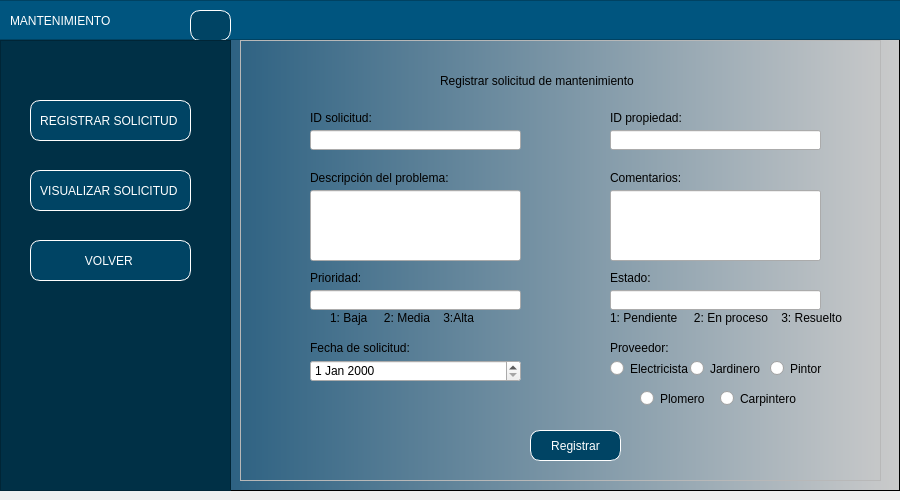
<?xml version="1.0" encoding="UTF-8"?>
<ui version="4.0">
 <class>MainWindow</class>
 <widget class="QMainWindow" name="MainWindow">
  <property name="geometry">
   <rect>
    <x>0</x>
    <y>0</y>
    <width>900</width>
    <height>500</height>
   </rect>
  </property>
  <property name="minimumSize">
   <size>
    <width>900</width>
    <height>500</height>
   </size>
  </property>
  <property name="maximumSize">
   <size>
    <width>900</width>
    <height>16777215</height>
   </size>
  </property>
  <property name="windowTitle">
   <string>MainWindow</string>
  </property>
  <widget class="QWidget" name="centralwidget">
   <layout class="QHBoxLayout" name="horizontalLayout" stretch="0">
    <property name="leftMargin">
     <number>0</number>
    </property>
    <property name="topMargin">
     <number>0</number>
    </property>
    <property name="rightMargin">
     <number>0</number>
    </property>
    <item>
     <widget class="QFrame" name="framefondo">
      <property name="styleSheet">
       <string notr="true">QWidget#framefondo{
background-color: qlineargradient(spread:pad, x1:0, y1:0, x2:1, y2:0, stop:0.039548 rgba(0, 67, 109, 255), stop:1 rgba(203, 203, 203, 255));}</string>
      </property>
      <property name="frameShape">
       <enum>QFrame::StyledPanel</enum>
      </property>
      <property name="frameShadow">
       <enum>QFrame::Raised</enum>
      </property>
      <widget class="QFrame" name="frame_superior">
       <property name="geometry">
        <rect>
         <x>-10</x>
         <y>0</y>
         <width>911</width>
         <height>40</height>
        </rect>
       </property>
       <property name="maximumSize">
        <size>
         <width>16777215</width>
         <height>40</height>
        </size>
       </property>
       <property name="styleSheet">
        <string notr="true">background-color: rgb(0, 85, 127);</string>
       </property>
       <property name="frameShape">
        <enum>QFrame::StyledPanel</enum>
       </property>
       <property name="frameShadow">
        <enum>QFrame::Raised</enum>
       </property>
       <widget class="QLabel" name="label">
        <property name="geometry">
         <rect>
          <x>20</x>
          <y>10</y>
          <width>181</width>
          <height>21</height>
         </rect>
        </property>
        <property name="styleSheet">
         <string notr="true">font: 16pt &quot;Arial&quot;;
color: white;</string>
        </property>
        <property name="text">
         <string>MANTENIMIENTO</string>
        </property>
       </widget>
       <widget class="QPushButton" name="btnMenu">
        <property name="geometry">
         <rect>
          <x>200</x>
          <y>10</y>
          <width>41</width>
          <height>31</height>
         </rect>
        </property>
        <property name="styleSheet">
         <string notr="true">QPushButton{
font: 87 9pt &quot;Arial&quot;;
background-color: rgb(0, 68, 100);
color:white;
border:1px solid white;
border-radius: 10px;
}


QPushButton:hover {
background-color:qlineargradient(spread:pad, x1:0, y1:0, x2:1, y2:0, stop:0.039548 rgba(0, 67, 109, 255), stop:1 rgba(203, 203, 203, 255))
}</string>
        </property>
        <property name="text">
         <string/>
        </property>
        <property name="icon">
         <iconset>
          <normaloff>../../PROYECTO 1/Interfaz Grafica/Imagenes/menu.png</normaloff>../../PROYECTO 1/Interfaz Grafica/Imagenes/menu.png</iconset>
        </property>
       </widget>
      </widget>
      <widget class="QFrame" name="frameBotones">
       <property name="geometry">
        <rect>
         <x>0</x>
         <y>40</y>
         <width>231</width>
         <height>451</height>
        </rect>
       </property>
       <property name="styleSheet">
        <string notr="true">QFrame{
background-color: rgb(0, 48, 70)
}


QPushButton{
font: 87 9pt &quot;Arial&quot;;
background-color: rgb(0, 68, 100);
color:white;
border:1px solid white;
border-radius: 10px;
}


QPushButton:hover {
background-color:qlineargradient(spread:pad, x1:0, y1:0, x2:1, y2:0, stop:0.039548 rgba(0, 67, 109, 255), stop:1 rgba(203, 203, 203, 255))
}</string>
       </property>
       <property name="frameShape">
        <enum>QFrame::StyledPanel</enum>
       </property>
       <property name="frameShadow">
        <enum>QFrame::Raised</enum>
       </property>
       <widget class="QPushButton" name="btnVolver">
        <property name="geometry">
         <rect>
          <x>30</x>
          <y>200</y>
          <width>161</width>
          <height>41</height>
         </rect>
        </property>
        <property name="layoutDirection">
         <enum>Qt::RightToLeft</enum>
        </property>
        <property name="styleSheet">
         <string notr="true"/>
        </property>
        <property name="text">
         <string>VOLVER </string>
        </property>
        <property name="icon">
         <iconset>
          <normaloff>../../PROYECTO 1/Interfaz Grafica/Imagenes/volver.png</normaloff>../../PROYECTO 1/Interfaz Grafica/Imagenes/volver.png</iconset>
        </property>
       </widget>
       <widget class="QPushButton" name="btnRegisSolicitud">
        <property name="geometry">
         <rect>
          <x>30</x>
          <y>60</y>
          <width>161</width>
          <height>41</height>
         </rect>
        </property>
        <property name="layoutDirection">
         <enum>Qt::RightToLeft</enum>
        </property>
        <property name="text">
         <string>REGISTRAR SOLICITUD </string>
        </property>
        <property name="icon">
         <iconset>
          <normaloff>../../PROYECTO 1/Interfaz Grafica/Imagenes/reporte.png</normaloff>../../PROYECTO 1/Interfaz Grafica/Imagenes/reporte.png</iconset>
        </property>
       </widget>
       <widget class="QPushButton" name="btnVizualizarSolicitud">
        <property name="geometry">
         <rect>
          <x>30</x>
          <y>130</y>
          <width>161</width>
          <height>41</height>
         </rect>
        </property>
        <property name="layoutDirection">
         <enum>Qt::RightToLeft</enum>
        </property>
        <property name="text">
         <string>VISUALIZAR SOLICITUD </string>
        </property>
        <property name="icon">
         <iconset>
          <normaloff>../../PROYECTO 1/Interfaz Grafica/Imagenes/buscar.png</normaloff>../../PROYECTO 1/Interfaz Grafica/Imagenes/buscar.png</iconset>
        </property>
       </widget>
      </widget>
      <widget class="QFrame" name="framePaginas">
       <property name="geometry">
        <rect>
         <x>240</x>
         <y>40</y>
         <width>641</width>
         <height>441</height>
        </rect>
       </property>
       <property name="frameShape">
        <enum>QFrame::StyledPanel</enum>
       </property>
       <property name="frameShadow">
        <enum>QFrame::Raised</enum>
       </property>
       <widget class="QStackedWidget" name="stackedWidget">
        <property name="geometry">
         <rect>
          <x>0</x>
          <y>0</y>
          <width>681</width>
          <height>451</height>
         </rect>
        </property>
        <property name="currentIndex">
         <number>0</number>
        </property>
        <widget class="QWidget" name="pageRegistrarInq">
         <widget class="QLabel" name="label_2">
          <property name="geometry">
           <rect>
            <x>200</x>
            <y>30</y>
            <width>301</width>
            <height>21</height>
           </rect>
          </property>
          <property name="styleSheet">
           <string notr="true">font: 11pt &quot;Arial&quot;;</string>
          </property>
          <property name="text">
           <string>Registrar solicitud de mantenimiento</string>
          </property>
         </widget>
         <widget class="QLabel" name="label_3">
          <property name="geometry">
           <rect>
            <x>70</x>
            <y>70</y>
            <width>121</width>
            <height>16</height>
           </rect>
          </property>
          <property name="styleSheet">
           <string notr="true">font: 9pt &quot;Arial&quot;;</string>
          </property>
          <property name="text">
           <string>ID solicitud:</string>
          </property>
         </widget>
         <widget class="QLabel" name="label_4">
          <property name="geometry">
           <rect>
            <x>370</x>
            <y>70</y>
            <width>151</width>
            <height>16</height>
           </rect>
          </property>
          <property name="styleSheet">
           <string notr="true">font: 9pt &quot;Arial&quot;;</string>
          </property>
          <property name="text">
           <string>ID propiedad:</string>
          </property>
         </widget>
         <widget class="QLabel" name="label_5">
          <property name="geometry">
           <rect>
            <x>70</x>
            <y>130</y>
            <width>151</width>
            <height>16</height>
           </rect>
          </property>
          <property name="styleSheet">
           <string notr="true">font: 9pt &quot;Arial&quot;;</string>
          </property>
          <property name="text">
           <string>Descripción del problema:</string>
          </property>
         </widget>
         <widget class="QLabel" name="label_6">
          <property name="geometry">
           <rect>
            <x>370</x>
            <y>130</y>
            <width>131</width>
            <height>16</height>
           </rect>
          </property>
          <property name="styleSheet">
           <string notr="true">font: 9pt &quot;Arial&quot;;</string>
          </property>
          <property name="text">
           <string>Comentarios:</string>
          </property>
         </widget>
         <widget class="QLabel" name="label_8">
          <property name="geometry">
           <rect>
            <x>370</x>
            <y>230</y>
            <width>121</width>
            <height>16</height>
           </rect>
          </property>
          <property name="styleSheet">
           <string notr="true">font: 9pt &quot;Arial&quot;;</string>
          </property>
          <property name="text">
           <string>Estado:</string>
          </property>
         </widget>
         <widget class="QLabel" name="label_9">
          <property name="geometry">
           <rect>
            <x>70</x>
            <y>300</y>
            <width>191</width>
            <height>16</height>
           </rect>
          </property>
          <property name="styleSheet">
           <string notr="true">font: 9pt &quot;Arial&quot;;</string>
          </property>
          <property name="text">
           <string>Fecha de solicitud:</string>
          </property>
         </widget>
         <widget class="QLineEdit" name="txtIDSolicitudMante">
          <property name="geometry">
           <rect>
            <x>70</x>
            <y>90</y>
            <width>211</width>
            <height>20</height>
           </rect>
          </property>
         </widget>
         <widget class="QLineEdit" name="txtIDPropMante">
          <property name="geometry">
           <rect>
            <x>370</x>
            <y>90</y>
            <width>211</width>
            <height>20</height>
           </rect>
          </property>
         </widget>
         <widget class="QLineEdit" name="txtDesProblema">
          <property name="geometry">
           <rect>
            <x>70</x>
            <y>150</y>
            <width>211</width>
            <height>71</height>
           </rect>
          </property>
         </widget>
         <widget class="QLineEdit" name="txtComentariosMante">
          <property name="geometry">
           <rect>
            <x>370</x>
            <y>150</y>
            <width>211</width>
            <height>71</height>
           </rect>
          </property>
         </widget>
         <widget class="QPushButton" name="btnRegistrar">
          <property name="geometry">
           <rect>
            <x>290</x>
            <y>390</y>
            <width>91</width>
            <height>31</height>
           </rect>
          </property>
          <property name="styleSheet">
           <string notr="true">QPushButton{
font: 87 9pt &quot;Arial&quot;;
background-color: rgb(0, 68, 100);
color:white;
border:1px solid white;
border-radius: 10px;
}


QPushButton:hover {
background-color:rgb(0, 101, 148);
}</string>
          </property>
          <property name="text">
           <string>Registrar</string>
          </property>
         </widget>
         <widget class="QLabel" name="label_10">
          <property name="geometry">
           <rect>
            <x>70</x>
            <y>230</y>
            <width>191</width>
            <height>16</height>
           </rect>
          </property>
          <property name="styleSheet">
           <string notr="true">font: 9pt &quot;Arial&quot;;</string>
          </property>
          <property name="text">
           <string>Prioridad:</string>
          </property>
         </widget>
         <widget class="QLabel" name="label_12">
          <property name="geometry">
           <rect>
            <x>370</x>
            <y>300</y>
            <width>191</width>
            <height>16</height>
           </rect>
          </property>
          <property name="styleSheet">
           <string notr="true">font: 9pt &quot;Arial&quot;;</string>
          </property>
          <property name="text">
           <string>Proveedor:</string>
          </property>
         </widget>
         <widget class="QRadioButton" name="rbPlomero">
          <property name="geometry">
           <rect>
            <x>400</x>
            <y>350</y>
            <width>82</width>
            <height>17</height>
           </rect>
          </property>
          <property name="text">
           <string>Plomero</string>
          </property>
         </widget>
         <widget class="QRadioButton" name="rbElectricista">
          <property name="geometry">
           <rect>
            <x>370</x>
            <y>320</y>
            <width>82</width>
            <height>17</height>
           </rect>
          </property>
          <property name="text">
           <string>Electricista</string>
          </property>
         </widget>
         <widget class="QRadioButton" name="rbCarpitero">
          <property name="geometry">
           <rect>
            <x>480</x>
            <y>350</y>
            <width>82</width>
            <height>17</height>
           </rect>
          </property>
          <property name="text">
           <string>Carpintero</string>
          </property>
         </widget>
         <widget class="QRadioButton" name="rbPintor">
          <property name="geometry">
           <rect>
            <x>530</x>
            <y>320</y>
            <width>82</width>
            <height>17</height>
           </rect>
          </property>
          <property name="text">
           <string>Pintor</string>
          </property>
         </widget>
         <widget class="QRadioButton" name="rbJardinero">
          <property name="geometry">
           <rect>
            <x>450</x>
            <y>320</y>
            <width>82</width>
            <height>17</height>
           </rect>
          </property>
          <property name="text">
           <string>Jardinero</string>
          </property>
         </widget>
         <widget class="QDateEdit" name="date">
          <property name="geometry">
           <rect>
            <x>70</x>
            <y>320</y>
            <width>211</width>
            <height>22</height>
           </rect>
          </property>
         </widget>
         <widget class="QLineEdit" name="txtPrioridad">
          <property name="geometry">
           <rect>
            <x>70</x>
            <y>250</y>
            <width>211</width>
            <height>20</height>
           </rect>
          </property>
         </widget>
         <widget class="QLabel" name="label_13">
          <property name="geometry">
           <rect>
            <x>90</x>
            <y>270</y>
            <width>191</width>
            <height>16</height>
           </rect>
          </property>
          <property name="styleSheet">
           <string notr="true">font: 9pt &quot;Arial&quot;;</string>
          </property>
          <property name="text">
           <string>1: Baja     2: Media    3:Alta</string>
          </property>
         </widget>
         <widget class="QLineEdit" name="txtEstado">
          <property name="geometry">
           <rect>
            <x>370</x>
            <y>250</y>
            <width>211</width>
            <height>20</height>
           </rect>
          </property>
         </widget>
         <widget class="QLabel" name="label_14">
          <property name="geometry">
           <rect>
            <x>370</x>
            <y>270</y>
            <width>251</width>
            <height>16</height>
           </rect>
          </property>
          <property name="styleSheet">
           <string notr="true">font: 9pt &quot;Arial&quot;;</string>
          </property>
          <property name="text">
           <string>1: Pendiente     2: En proceso    3: Resuelto</string>
          </property>
         </widget>
        </widget>
       </widget>
      </widget>
     </widget>
    </item>
   </layout>
  </widget>
 </widget>
 <resources/>
 <connections/>
</ui>
